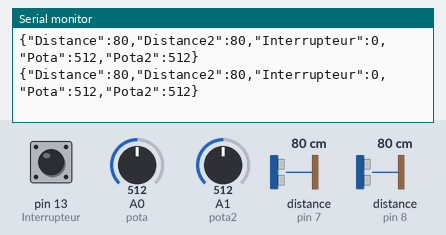
Bench run of a sketch on a simulated Arduino Uno, built with avr-gcc and run on an emulated ATmega328P. On the bench: the last lines printed to the serial monitor. Inputs (shaded band) come from the test bench; at power-on: A0 (pota) = 512, A1 (pota2) = 512, pin 13 (Interrupteur) LOW, distance to the obstacle (sensors on pin 7, pin 8) 80 cm.

Above: at 7.2 s.
7.3 s: A0 (pota) set to 110
At 8.0 s:
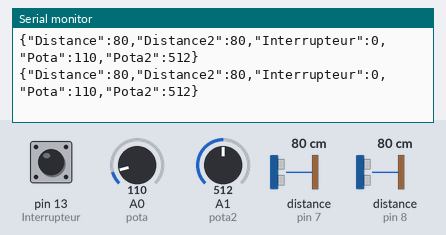
10.3 s: A0 (pota) set to 88
At 10.8 s:
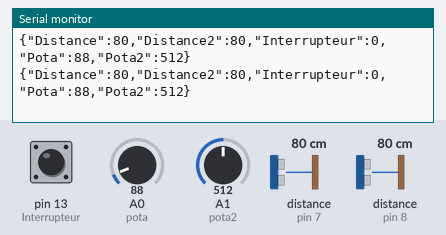
13.3 s: A1 (pota2) set to 107
At 13.8 s:
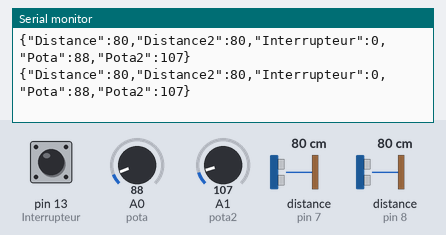
16.3 s: A1 (pota2) set to 91
At 17.2 s:
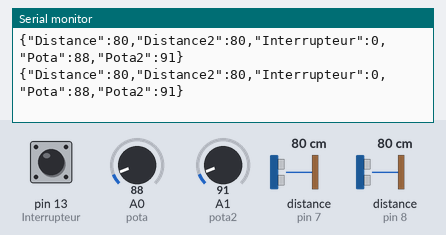
Timing chart, 0 to 19.3 s (numbered marks = the images above; inputs shaded):
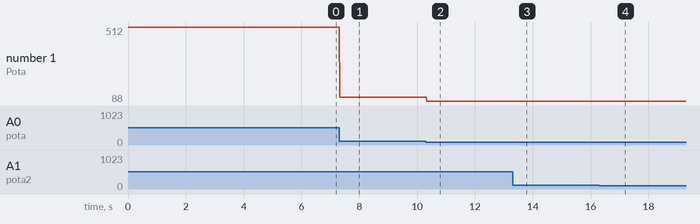

Measured:
- after the input at 7.3 s, the serial monitor: prints a new line at once (image 1)
- after the input at 10.3 s, the serial monitor: prints a new line at once (image 2)
- after the input at 13.3 s, the serial monitor: prints a new line at once (image 3)
- after the input at 16.3 s, the serial monitor: prints a new line at once (image 4)
- plotted number 1: 512 → 110 after the input at 7.3 s, 110 → 88 after the input at 10.3 s

The sketch:

prj_25_ph_56_rnd_70_grp_12_owner_855_0b2932.ino
```cpp
#include "Ultrasonic.h"

Ultrasonic ultrasonic(7); //Capteur Distance Player1
Ultrasonic ultrasonic2(8); //Capteur Distance Player2


#define Interrupteur 13 //Interrupteur Changement de forme
int interrupteurValue = 0;
int pota = A0; //Potentiomètre Player1
int pota2 = A1 ; //Potentiomètre Player2
int potaValue = 0;
int potaValue2 = 0;

void setup()
{
  pinMode(Interrupteur, INPUT);
  Serial.begin(38400);
}
void loop()
{
  //Valeur Potentiomètre
  potaValue = analogRead(pota);
  potaValue2 = analogRead(pota2);

  interrupteurValue = digitalRead(Interrupteur); //Valeur Interrupteur

  //Récupération Capteur de distance en cm
  long RangeInCentimeters;
  long RangeInCentimeters2;

  RangeInCentimeters = ultrasonic.MeasureInCentimeters(); // two measurements should keep an interval
  RangeInCentimeters2 = ultrasonic2.MeasureInCentimeters();

  String json;
  json = "{\"Distance\":";
  json = json + RangeInCentimeters;
  json = json + ",\"Distance2\":" + RangeInCentimeters2;
  json = json + ",\"Interrupteur\":" + interrupteurValue;
  json = json + ",\"Pota\":" + potaValue;
  json = json + ",\"Pota2\":" + potaValue2;
  json = json + "}";

  Serial.println(json);

}
```
